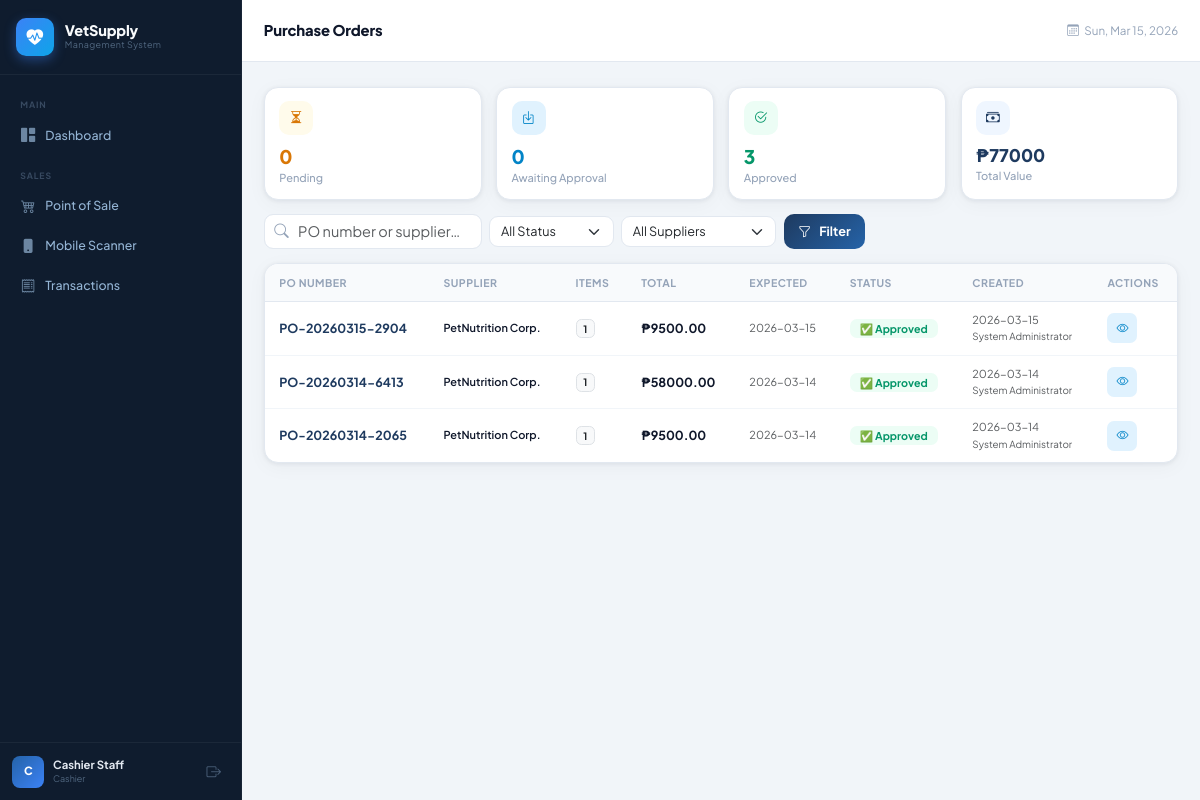
The app's page /purchase-orders (signed in) with its own data.
### tables this page shows
CREATE TABLE purchase_orders (
            po_id INTEGER PRIMARY KEY AUTOINCREMENT,
            po_number TEXT UNIQUE NOT NULL,
            supplier_id INTEGER NOT NULL,
            created_by INTEGER NOT NULL,
            approved_by INTEGER,
            status TEXT NOT NULL DEFAULT 'pending'
                CHECK(status IN ('pending','partial','arrived','approved','cancelled')),
            expected_date DATE,
            arrived_date DATE,
            notes TEXT,
            total_amount REAL DEFAULT 0,
            created_at TIMESTAMP DEFAULT CURRENT_TIMESTAMP,
            updated_at TIMESTAMP DEFAULT CURRENT_TIMESTAMP,
            FOREIGN KEY (supplier_id) REFERENCES suppliers(supplier_id),
            FOREIGN KEY (created_by) REFERENCES users(user_id),
            FOREIGN KEY (approved_by) REFERENCES users(user_id)
        );

CREATE TABLE suppliers (
            supplier_id INTEGER PRIMARY KEY AUTOINCREMENT,
            name TEXT NOT NULL,
            contact_person TEXT,
            phone TEXT,
            email TEXT,
            address TEXT,
            notes TEXT,
            is_active INTEGER DEFAULT 1,
            created_at TIMESTAMP DEFAULT CURRENT_TIMESTAMP
        );

CREATE TABLE users (
            user_id INTEGER PRIMARY KEY AUTOINCREMENT,
            username TEXT UNIQUE NOT NULL,
            password TEXT NOT NULL,
            full_name TEXT NOT NULL,
            role TEXT NOT NULL CHECK(role IN ('admin','inventory_manager','cashier')),
            email TEXT,
            phone TEXT,
            is_active INTEGER DEFAULT 1,
            created_at TIMESTAMP DEFAULT CURRENT_TIMESTAMP,
            last_login TIMESTAMP
        );

### routes/po_routes.py (the view)
@po_bp.route('/purchase-orders')
@login_required
def index():
    conn = get_db()
    status_filter = request.args.get('status', '')
    supplier_filter = request.args.get('supplier', '')
    search = request.args.get('search', '')
    q = """SELECT po.*, s.name as supplier_name,
               u.full_name as created_by_name,
               (SELECT COUNT(*) FROM purchase_order_items WHERE po_id=po.po_id) as item_count
           FROM purchase_orders po
           JOIN suppliers s ON po.supplier_id=s.supplier_id
           JOIN users u ON po.created_by=u.user_id
           WHERE 1=1"""
    params = []
    if status_filter:
        q += " AND po.status=?"; params.append(status_filter)
    if supplier_filter:
        q += " AND po.supplier_id=?"; params.append(supplier_filter)
    if search:
        q += " AND (po.po_number LIKE ? OR s.name LIKE ?)"; params += [f'%{search}%']*2
    q += " ORDER BY po.created_at DESC"
    orders = conn.execute(q, params).fetchall()
    suppliers = conn.execute("SELECT * FROM suppliers WHERE is_active=1 ORDER BY name").fetchall()
    products  = [dict(r) for r in conn.execute("""SELECT product_id, product_name, unit, cost_price
                                FROM products WHERE is_active=1 ORDER BY product_name""").fetchall()]
    stats = {
        'pending':  conn.execute("SELECT COUNT(*) FROM purchase_orders WHERE status='pending'").fetchone()[0],
        'arrived':  conn.execute("SELECT COUNT(*) FROM purchase_orders WHERE status='arrived'").fetchone()[0],
        'approved': conn.execute("SELECT COUNT(*) FROM purchase_orders WHERE status='approved'").fetchone()[0],
        'total_value': conn.execute("SELECT COALESCE(SUM(total_amount),0) FROM purchase_orders WHERE status!='cancelled'").fetchone()[0],
    }
    conn.close()
    return render_template('purchase_orders.html',
        orders=orders, suppliers=suppliers, products=products,
        stats=stats, status_filter=status_filter,
        supplier_filter=supplier_filter, search=search)

### app.py (called while the page is built)
@app.context_processor
def inject_globals():
    return {'today': _date.today()}

### database/db.py (called while the page is built)
def get_db():
    os.makedirs(os.path.dirname(DB_PATH), exist_ok=True)
    conn = sqlite3.connect(DB_PATH)
    conn.row_factory = sqlite3.Row
    conn.execute("PRAGMA foreign_keys = ON")
    return conn

### routes/po_routes.py (called while the page is built)
def login_required(f):
    @wraps(f)
    def d(*a, **kw):
        if 'user_id' not in session:
            return redirect(url_for('auth.login'))
        return f(*a, **kw)
    return d

### templates/purchase_orders.html (shortened to what this page needs)
{% extends "base.html" %}
{% block page_title %}Purchase Orders{% endblock %}
{% block content %}
<div class="stats-row mb-3" style="grid-template-columns:repeat(4,1fr)">
  <div class="stat-card stat-warning" style="padding:.85rem 1rem">
    <div class="stat-icon" style="width:34px;height:34px;font-size:.95rem"><i class="bi bi-hourglass-split"></i></div>
    <div class="stat-body"><div class="stat-value" style="font-size:1.3rem">{{ stats.pending }}</div><div class="stat-label">Pending</div></div>
  </div>
  <div class="stat-card stat-info" style="padding:.85rem 1rem">
    <div class="stat-icon" style="width:34px;height:34px;font-size:.95rem"><i class="bi bi-box-arrow-in-down"></i></div>
    <div class="stat-body"><div class="stat-value" style="font-size:1.3rem">{{ stats.arrived }}</div><div class="stat-label">Awaiting Approval</div></div>
  </div>
  <div class="stat-card stat-success" style="padding:.85rem 1rem">
    <div class="stat-icon" style="width:34px;height:34px;font-size:.95rem"><i class="bi bi-check2-circle"></i></div>
    <div class="stat-body"><div class="stat-value" style="font-size:1.3rem">{{ stats.approved }}</div><div class="stat-label">Approved</div></div>
  </div>
  <div class="stat-card stat-primary" style="padding:.85rem 1rem">
    <div class="stat-icon" style="width:34px;height:34px;font-size:.95rem"><i class="bi bi-cash-stack"></i></div>
    <div class="stat-body"><div class="stat-value" style="font-size:1.2rem">₱{{ "%.0f"|format(stats.total_value) }}</div><div class="stat-label">Total Value</div></div>
  </div>
</div>
<div class="page-actions-bar mb-3">
  <form method="GET" class="d-flex gap-2 flex-wrap align-items-center">
    <div style="position:relative">
      <input type="text" name="search" class="form-control" style="padding-left:2.3rem;border:1.5px solid #e2e8f0;border-radius:9px;min-width:200px" placeholder="PO number or supplier…" value="{{ search }}">
    </div>
    <select name="status" class="form-select" style="border:1.5px solid #e2e8f0;border-radius:9px;width:auto;font-size:.875rem">
      <option value="">All Status</option>
    </select>
    <select name="supplier" class="form-select" style="border:1.5px solid #e2e8f0;border-radius:9px;width:auto;font-size:.875rem">
      <option value="">All Suppliers</option>
    </select>
    <button type="submit" class="btn-vsms"><i class="bi bi-funnel me-1"></i>Filter</button>
  </form>
</div>
<div class="table-card">
  <div class="table-responsive">
    <table class="vsms-table">
      <thead>
        <tr><th>PO Number</th><th>Supplier</th><th>Items</th><th>Total</th><th>Expected</th><th>Status</th><th>Created</th><th>Actions</th></tr>
      </thead>
      <tbody>
        {% for po in orders %}
        <tr>
          <td><a href="{{ url_for('purchase_orders.detail', po_id=po.po_id) }}" class="fw-700" style="color:var(--primary);text-decoration:none">{{ po.po_number }}</a></td>
          <td class="fw-600 small">{{ po.supplier_name }}</td>
          <td><span class="badge bg-light text-dark border" style="font-size:.7rem">{{ po.item_count }}</span></td>
          <td class="fw-700">₱{{ "%.2f"|format(po.total_amount) }}</td>
          <td class="text-muted small">{{ po.expected_date or '—' }}</td>
          <td>
            <span class="po-status po-{{ po.status }}">
              {% if po.status=='pending' %}⏳ Pending
              {% elif po.status=='partial' %}📦 Partial
              {% elif po.status=='arrived' %}🚚 Arrived
              {% elif po.status=='approved' %}✅ Approved
              {% else %}❌ Rejected{% endif %}
            </span>
          </td>
          <td class="text-muted small">{{ po.created_at[:10] }}<br><span style="font-size:.68rem">{{ po.created_by_name }}</span></td>
          <td>
            <div class="action-btns">
              <a href="{{ url_for('purchase_orders.detail', po_id=po.po_id) }}" class="btn-icon btn-view" title="View detail"><i class="bi bi-eye"></i></a>
            </div>
          </td>
        </tr>
        {% else %}
        <tr><td colspan="8" class="text-center py-5"><div class="empty-state"><i class="bi bi-file-earmark-text"></i><p>No purchase orders yet</p></div></td></tr>
        {% endfor %}
      </tbody>
    </table>
  </div>
</div>
{% endblock %}

### static/css/style.css (style rules this page uses)
:root { --primary: #1e3a5f; --primary-mid: #2563a8; --primary-light: #3b82f6; --primary-soft: #eff6ff; --accent: #0ea5e9; --accent-soft: #e0f2fe; --sidebar-bg: #0f1c2e; --sidebar-text: #94b4d4; --sidebar-width: 242px; --topbar-height: 62px; --page-bg: #f1f5f9; --card-bg: #ffffff; --card-border: #e2e8f0; --card-shadow: 0 1px 4px rgba(15,28,46,.07), 0 4px 20px rgba(15,28,46,.04); --text-main: #0f172a; --text-sub: #475569; --text-muted: #94a3b8; --success: #059669; --success-soft:#ecfdf5; --warning: #d97706; --warning-soft:#fffbeb; --danger: #dc2626; --danger-soft: #fef2f2; --info: #0284c7; --info-soft: #e0f2fe; --purple: #7c3aed; --purple-soft: #f5f3ff; --radius: 14px; --radius-sm: 9px; --font: 'Plus Jakarta Sans', sans-serif; --font-mono: 'IBM Plex Mono', monospace; }
*, *::before, *::after { box-sizing: border-box; margin: 0; padding: 0; }
html, body { font-family: var(--font); background: var(--page-bg); color: var(--text-main); font-size: 14.5px; min-height: 100vh; -webkit-font-smoothing: antialiased; }
.page-actions-bar { display: flex; justify-content: space-between; align-items: center; gap: 1rem; margin-bottom: 1.2rem; flex-wrap: wrap; }
.btn-vsms { background: linear-gradient(135deg, var(--primary), var(--primary-mid)); color: #fff; border: none; border-radius: 10px; padding: .52rem 1rem; font-size: .875rem; font-weight: 700; cursor: pointer; display: inline-flex; align-items: center; gap: .32rem; text-decoration: none; transition: all .18s; white-space: nowrap; font-family: var(--font); }
.btn-icon { width: 30px; height: 30px; display: inline-flex; align-items: center; justify-content: center; border-radius: 7px; border: none; cursor: pointer; font-size: .83rem; transition: all .14s; }
.btn-view { background: var(--info-soft); color: var(--info); }
.action-btns { display: flex; gap: 4px; }
.table-card, .chart-card { background: var(--card-bg); border-radius: var(--radius); border: 1px solid var(--card-border); box-shadow: var(--card-shadow); overflow: hidden; }
.stats-row { display: grid; grid-template-columns: repeat(auto-fill,minmax(180px,1fr)); gap: 1rem; margin-bottom: 1.2rem; }
.stat-card { background: var(--card-bg); border-radius: var(--radius); padding: 1.1rem 1.1rem .9rem; border: 1px solid var(--card-border); box-shadow: var(--card-shadow); display: flex; flex-direction: column; position: relative; overflow: hidden; transition: transform .18s, box-shadow .18s; }
.stat-icon { width: 40px; height: 40px; border-radius: 10px; display: flex; align-items: center; justify-content: center; font-size: 1.12rem; margin-bottom: .8rem; }
.stat-value { font-family: var(--font); font-size: 1.48rem; font-weight: 800; line-height: 1.1; margin-bottom: .2rem; }
.stat-label { font-size: .76rem; color: var(--text-muted); font-weight: 500; }
.stat-primary .stat-icon { background: var(--primary-soft); color: var(--primary); }
.stat-primary .stat-value { color: var(--primary); }
.stat-success .stat-icon { background: var(--success-soft); color: var(--success); }
.stat-success .stat-value { color: var(--success); }
.stat-warning .stat-icon { background: var(--warning-soft); color: var(--warning); }
.stat-warning .stat-value { color: var(--warning); }
.stat-info .stat-icon { background: var(--info-soft); color: var(--info); }
.stat-info .stat-value { color: var(--info); }
.vsms-table { width: 100%; border-collapse: collapse; font-size: .865rem; }
.vsms-table thead tr { background: #f8fafc; border-bottom: 1px solid var(--card-border); }
.vsms-table th { padding: .72rem 1rem; font-weight: 700; color: var(--text-muted); font-size: .73rem; text-transform: uppercase; letter-spacing: .045em; white-space: nowrap; }
.vsms-table td { padding: .68rem 1rem; border-bottom: 1px solid #f1f5f9; vertical-align: middle; }
.vsms-table tbody tr:last-child td { border-bottom: none; }
.fw-600 { font-weight:600 }
.fw-700 { font-weight:700 }
.po-status { border-radius: 7px; padding: 3px 10px; font-size: .74rem; font-weight: 700; white-space: nowrap; }
.po-approved { background: var(--success-soft); color: var(--success); }

### templates/base.html (style rules this page uses)
:root { --sidebar-width: 242px; --topbar-height: 62px; --font: 'Plus Jakarta Sans', system-ui, -apple-system, sans-serif; --font-mono: 'IBM Plex Mono', 'Courier New', monospace; }
html, body { font-family: var(--font); }

### records on screen
purchase_orders: po_number "PO-20260315-2904", supplier_name "PetNutrition Corp.", item_count "1", total_amount "9500.00", expected_date "2026-03-15", status "✅ Approved", created_at "2026-03-15", created_by_name "System Administrator"
purchase_orders: po_number "PO-20260314-6413", supplier_name "PetNutrition Corp.", item_count "1", total_amount "58000.00", expected_date "2026-03-14", status "✅ Approved", created_at "2026-03-14", created_by_name "System Administrator"
purchase_orders: po_number "PO-20260314-2065", supplier_name "PetNutrition Corp.", item_count "1", total_amount "9500.00", expected_date "2026-03-14", status "✅ Approved", created_at "2026-03-14", created_by_name "System Administrator"

### other values on screen
{{ session.full_name[0] | upper }} "C"
{{ session.full_name }} "Cashier Staff"
{{ session.role | replace('_', ' ') | title }} "Cashier"
{{ stats.pending }} "0"
{{ stats.arrived }} "0"
{{ stats.approved }} "3"
{{ "%.0f"|format(stats.total_value) }} "77000"
